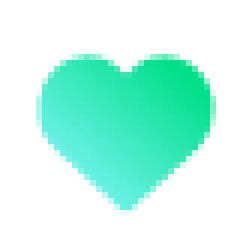
#> input picture love.PNG, 41 x 42 px, found by its file name (shown 6 times larger)
$ python app.py
#> lines starting #> are read from the running program, lines starting #| are printed output that depends on the picture
import cv2
from PIL import Image, ImageGrab
import numpy as np
import pyautogui
import time

template =  cv2.imread('love.png',0)
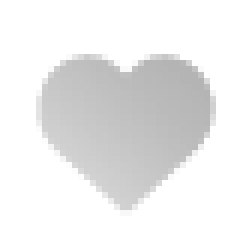
#> template: shape (42, 41) (shown 6 times larger); min 180, max 255, mean 236.3
w, h = template.shape[::-1]
#> w = 41; h = 42

while True:
#> (the run stopped early here; a loop or call above may not have finished)
